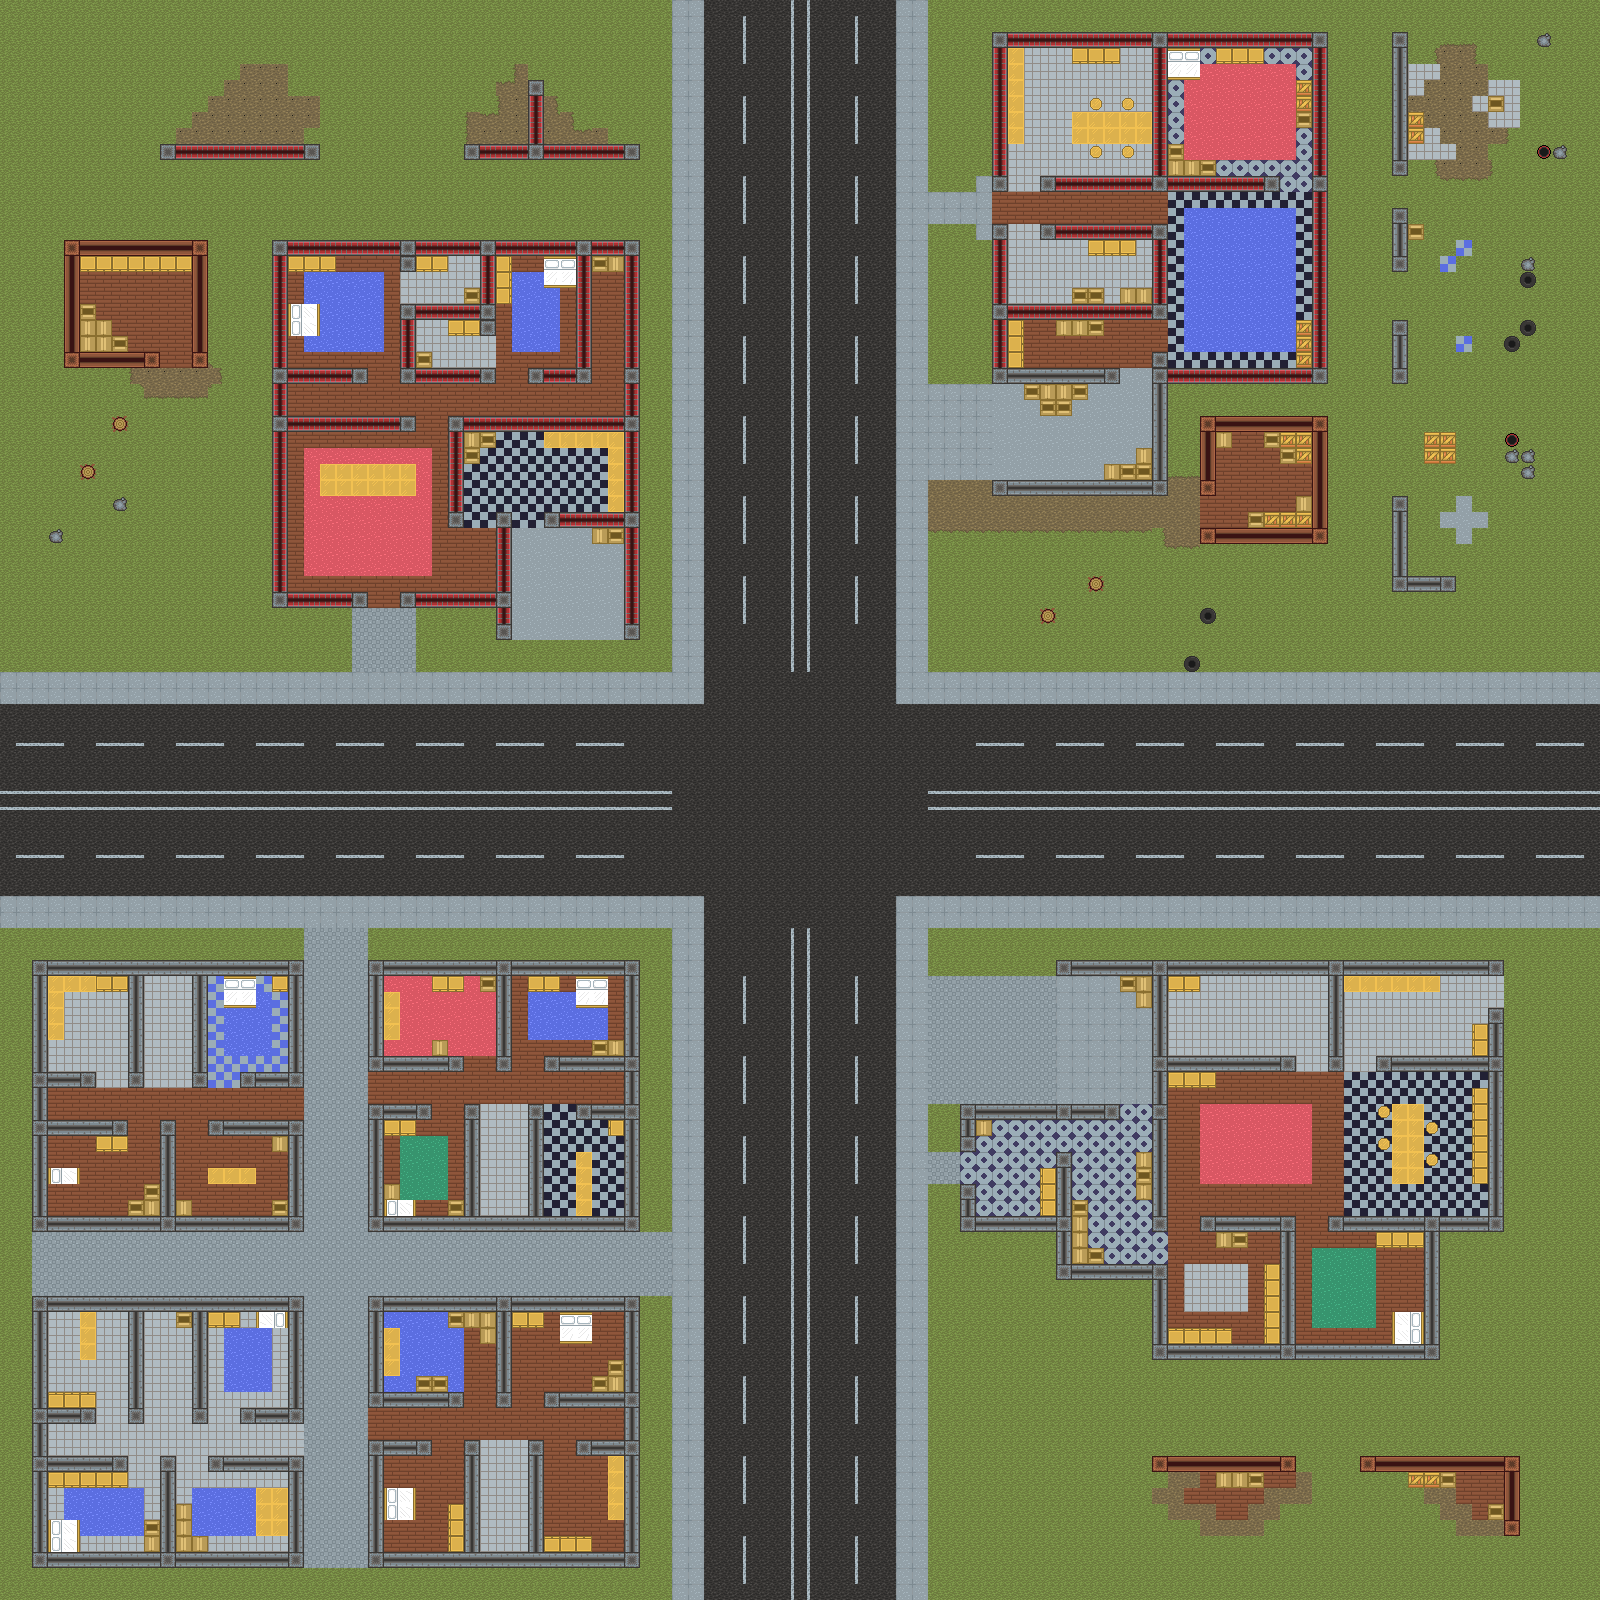

A level layout from a 2D game, rendered from its tile map. Below: a short description, then the map file with tile-grid data replaced by summaries:
An orthogonal 100x100 tile map with 16x16 px tiles, 2 tile layers (ground, wall), 1 hidden layer not drawn and 64 objects (46x Bau, 12x Enemy, 6x luz).

<map version="1.2" tiledversion="1.3.4" orientation="orthogonal" renderorder="right-down" width="100" height="100" tilewidth="16" tileheight="16" infinite="0" nextlayerid="5" nextobjectid="67">
 <tileset firstgid="1" source="tileset test01.tsx" />
 <layer id="1" name="ground" width="100" height="100">
  <data>[10000 cells, 10000 non-empty, 31 distinct tile ids]</data>
 </layer>
 <layer id="2" name="wall" width="100" height="100">
  <data>[10000 cells, 1331 non-empty, 27 distinct tile ids]</data>
 </layer>
 <layer id="3" name="roof" width="100" height="100" visible="0">
  <data>[10000 cells, 3023 non-empty, 10 distinct tile ids]</data>
 </layer>
 <objectgroup id="4" name="actors">
  <object id="1" name="Enemy-1" type="Enemy" x="544.333" y="559.667" width="47.3333" height="65" />
  <object id="2" name="Enemy-2" type="Enemy" x="544.667" y="176" width="47.3333" height="63" />
  <object id="3" name="Enemy-3" type="Enemy" x="336.333" y="512" width="47.6667" height="62.6667" />
  <object id="4" name="Enemy-4" type="Enemy" x="304.333" y="1231.33" width="47.3333" height="63.6667" />
  <object id="5" name="Enemy-5" type="Enemy" x="655.667" y="1232.33" width="48" height="63.3333" />
  <object id="6" name="Enemy-6" type="Enemy" x="480.333" y="1440" width="47" height="64.6667" />
  <object id="7" name="Enemy-7" type="Enemy" x="1312.33" y="1489" width="47.3333" height="63.6667" />
  <object id="8" name="Enemy-8" type="Enemy" x="1104.33" y="1023.67" width="46.6667" height="63.6667" />
  <object id="9" name="Enemy-9" type="Enemy" x="1248" y="1104.67" width="47.6667" height="63" />
  <object id="10" name="Enemy-10" type="Enemy" x="1456.67" y="144.333" width="47" height="64" />
  <object id="11" name="Enemy-11" type="Enemy" x="1216.67" y="240.333" width="46.6667" height="63" />
  <object id="12" name="Enemy-12" type="Enemy" x="993" y="415.333" width="46.6667" height="63.3333" />
  <object id="13" name="Bau-1" type="Bau" x="593" y="255.333" width="30.6667" height="17" />
  <object id="14" name="Bau-2" type="Bau" x="496.333" y="256.333" width="15.3333" height="47.6667" />
  <object id="15" name="Bau-3" type="Bau" x="417" y="256.667" width="30.6667" height="14.6667" />
  <object id="16" name="Bau-4" type="Bau" x="288.333" y="256" width="47" height="15.3333" />
  <object id="17" name="Bau-5" type="Bau" x="463.667" y="431.667" width="16.6667" height="31.6667" />
  <object id="18" name="Bau-6" type="Bau" x="592.667" y="528.333" width="30.3333" height="15.6667" />
  <object id="19" name="Bau-7" type="Bau" x="81.3333" y="257" width="47.3333" height="13" />
  <object id="20" name="Bau-8" type="Bau" x="593.333" y="1040.67" width="30.3333" height="15" />
  <object id="21" name="Bau-9" type="Bau" x="433.333" y="976" width="29.3333" height="15" />
  <object id="22" name="Bau-10" type="Bau" x="385" y="1119.33" width="30" height="15.6667" />
  <object id="24" name="Bau-11" type="Bau" x="145" y="1183.67" width="14.6667" height="31.6667" />
  <object id="25" name="Bau-12" type="Bau" x="97.3333" y="1136.33" width="29.3333" height="14.6667" />
  <object id="26" name="Bau-13" type="Bau" x="95.3333" y="976.333" width="32" height="15" />
  <object id="27" name="Bau-14" type="Bau" x="513.667" y="1314" width="29.6667" height="13.6667" />
  <object id="28" name="Bau-15" type="Bau" x="480.667" y="1312.67" width="14.6667" height="31" />
  <object id="29" name="Bau-16" type="Bau" x="417.667" y="1377" width="30" height="13.6667" />
  <object id="30" name="Bau-17" type="Bau" x="544.333" y="1536" width="47" height="15.3333" />
  <object id="31" name="Bau-18" type="Bau" x="448" y="1503.33" width="16" height="47.3333" />
  <object id="32" name="Bau-19" type="Bau" x="177" y="1503.33" width="14" height="47" />
  <object id="33" name="Bau-20" type="Bau" x="48.6667" y="1391.33" width="46.6667" height="15.3333" />
  <object id="34" name="Bau-21" type="Bau" x="208.333" y="1311" width="32.3333" height="17.3333" />
  <object id="35" name="Bau-22" type="Bau" x="1216.67" y="1472.33" width="47" height="15.6667" />
  <object id="36" name="Bau-23" type="Bau" x="1408.67" y="1471.67" width="46.6667" height="16" />
  <object id="37" name="Bau-24" type="Bau" x="1489" y="1504.67" width="14.6667" height="15" />
  <object id="38" name="Bau-25" type="Bau" x="1136" y="976.667" width="15.6667" height="30.6667" />
  <object id="39" name="Bau-26" type="Bau" x="1041" y="1169.33" width="14.6667" height="46" />
  <object id="40" name="Bau-27" type="Bau" x="1136.33" y="1152.33" width="16" height="46.6667" />
  <object id="41" name="Bau-28" type="Bau" x="1072.33" y="1248" width="31.6667" height="15.6667" />
  <object id="43" name="Bau-29" type="Bau" x="1168.67" y="1328" width="63" height="15" />
  <object id="44" name="Bau-30" type="Bau" x="1169.33" y="1073.33" width="46.3333" height="14.3333" />
  <object id="45" name="Bau-31" type="Bau" x="1168" y="976" width="32" height="15.6667" />
  <object id="46" name="Bau-32" type="Bau" x="1473" y="1024.33" width="13.6667" height="30" />
  <object id="47" name="Bau-33" type="Bau" x="1473" y="1135.33" width="15" height="47.6667" />
  <object id="48" name="Bau-34" type="Bau" x="1377" y="1232.33" width="47" height="16" />
  <object id="49" name="Bau-35" type="Bau" x="1425.33" y="432.333" width="30" height="31.3333" />
  <object id="50" name="Bau-36" type="Bau" x="1409.67" y="114.333" width="14" height="29" />
  <object id="51" name="Bau-37" type="Bau" x="1489.33" y="96.3333" width="15" height="14.6667" />
  <object id="52" name="Bau-38" type="Bau" x="1073.67" y="47.6667" width="46" height="16" />
  <object id="53" name="Bau-39" type="Bau" x="1089.67" y="239.667" width="45.3333" height="16.6667" />
  <object id="54" name="Bau-40" type="Bau" x="1121.33" y="287.333" width="30" height="15.3333" />
  <object id="55" name="Bau-41" type="Bau" x="1057.67" y="321" width="45.3333" height="13" />
  <object id="56" name="Bau-42" type="Bau" x="1008.67" y="320" width="15" height="47.3333" />
  <object id="57" name="Bau-43" type="Bau" x="1135.67" y="448.333" width="16.6667" height="31" />
  <object id="58" name="Bau-44" type="Bau" x="1297.33" y="321.333" width="14.3333" height="46.6667" />
  <object id="59" name="Bau-45" type="Bau" x="1217" y="49.3333" width="46" height="13.3333" />
  <object id="60" name="Bau-46" type="Bau" x="1296" y="80" width="15.3333" height="46.3333" />
  <object id="61" name="luz-1" type="luz" x="385" y="576.5" width="15" height="14.5" />
  <object id="62" name="luz-2" type="luz" x="968" y="200" />
  <object id="63" name="luz-3" type="luz" x="1505" y="432" width="13.5" height="15" />
  <object id="64" name="luz-4" type="luz" x="321" y="976.5" width="13" height="14" />
  <object id="65" name="luz-5" type="luz" x="626" y="1248.5" width="13" height="14.5" />
  <object id="66" name="luz-6" type="luz" x="1074" y="1025.5" width="14" height="15" />
 </objectgroup>
</map>